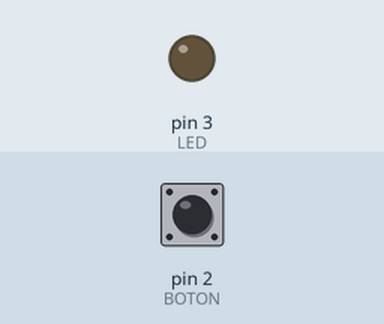
Simulated run of this sketch. Board: Arduino Uno, built with avr-gcc and run on an emulated ATmega328P. On the bench: output pins drawn as LEDs (lit = HIGH). The test bench sets the inputs (shaded band); at power-on: pin 2 (BOTON) LOW.

Above: at 1.2 s.
1.3 s: pin 2 (BOTON) pulled HIGH for 0.15 s
At 1.37 s:
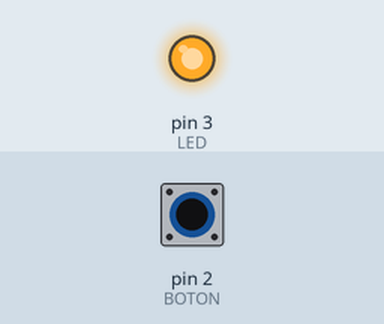
2.9 s: pin 2 (BOTON) pulled HIGH for 3.2 s
At 7.0 s:
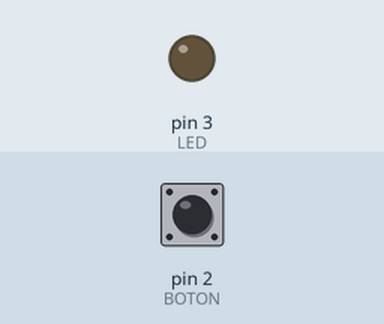
Timing chart, 0 to 8.5 s (numbered marks = the images above; inputs shaded):
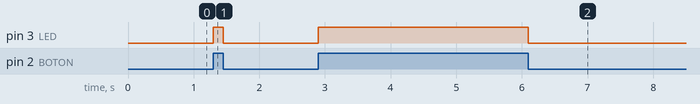

The sketch:

copiado_de_javi.ino
```cpp
const int LED=3;
const int BOTON=2;
int val;
void setup(){
pinMode(LED,OUTPUT);
pinMode(BOTON,INPUT);
}
void loop(){
val=digitalRead(BOTON);
if  (val==HIGH){
digitalWrite(LED,HIGH);
}
else { digitalWrite(LED,LOW);
}
}
```

Measured:
- after the input at 1.3 s, pin 3 (LED): LOW → HIGH at once, → LOW 0.15 s later
- after the input at 2.9 s, pin 3 (LED): LOW → HIGH at once, → LOW 3.2 s later
